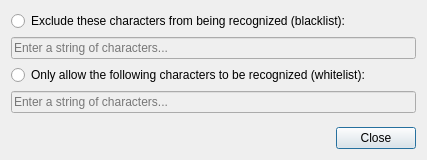
<?xml version="1.0" encoding="UTF-8"?>
<ui version="4.0">
 <class>CharacterListDialog</class>
 <widget class="QDialog" name="CharacterListDialog">
  <property name="geometry">
   <rect>
    <x>0</x>
    <y>0</y>
    <width>427</width>
    <height>160</height>
   </rect>
  </property>
  <property name="windowTitle">
   <string>Character whitelist / blacklist</string>
  </property>
  <layout class="QVBoxLayout" name="verticalLayout">
   <item>
    <widget class="QRadioButton" name="radioButtonBlacklist">
     <property name="text">
      <string>Exclude these characters from being recognized (blacklist):</string>
     </property>
     <attribute name="buttonGroup">
      <string notr="true">buttonGroup</string>
     </attribute>
    </widget>
   </item>
   <item>
    <widget class="QLineEdit" name="lineEditBlacklist">
     <property name="enabled">
      <bool>false</bool>
     </property>
     <property name="placeholderText">
      <string>Enter a string of characters...</string>
     </property>
    </widget>
   </item>
   <item>
    <widget class="QRadioButton" name="radioButtonWhitelist">
     <property name="text">
      <string>Only allow the following characters to be recognized (whitelist):</string>
     </property>
     <attribute name="buttonGroup">
      <string notr="true">buttonGroup</string>
     </attribute>
    </widget>
   </item>
   <item>
    <widget class="QLineEdit" name="lineEditWhitelist">
     <property name="enabled">
      <bool>false</bool>
     </property>
     <property name="placeholderText">
      <string>Enter a string of characters...</string>
     </property>
    </widget>
   </item>
   <item>
    <spacer name="verticalSpacer">
     <property name="orientation">
      <enum>Qt::Orientation::Vertical</enum>
     </property>
     <property name="sizeHint" stdset="0">
      <size>
       <width>20</width>
       <height>40</height>
      </size>
     </property>
    </spacer>
   </item>
   <item>
    <widget class="QDialogButtonBox" name="buttonBox">
     <property name="orientation">
      <enum>Qt::Orientation::Horizontal</enum>
     </property>
     <property name="standardButtons">
      <set>QDialogButtonBox::StandardButton::Close</set>
     </property>
    </widget>
   </item>
  </layout>
 </widget>
 <resources/>
 <connections>
  <connection>
   <sender>buttonBox</sender>
   <signal>accepted()</signal>
   <receiver>CharacterListDialog</receiver>
   <slot>accept()</slot>
   <hints>
    <hint type="sourcelabel">
     <x>248</x>
     <y>254</y>
    </hint>
    <hint type="destinationlabel">
     <x>157</x>
     <y>274</y>
    </hint>
   </hints>
  </connection>
  <connection>
   <sender>buttonBox</sender>
   <signal>rejected()</signal>
   <receiver>CharacterListDialog</receiver>
   <slot>reject()</slot>
   <hints>
    <hint type="sourcelabel">
     <x>316</x>
     <y>260</y>
    </hint>
    <hint type="destinationlabel">
     <x>286</x>
     <y>274</y>
    </hint>
   </hints>
  </connection>
 </connections>
 <buttongroups>
  <buttongroup name="buttonGroup">
   <property name="exclusive">
    <bool>true</bool>
   </property>
  </buttongroup>
 </buttongroups>
</ui>
